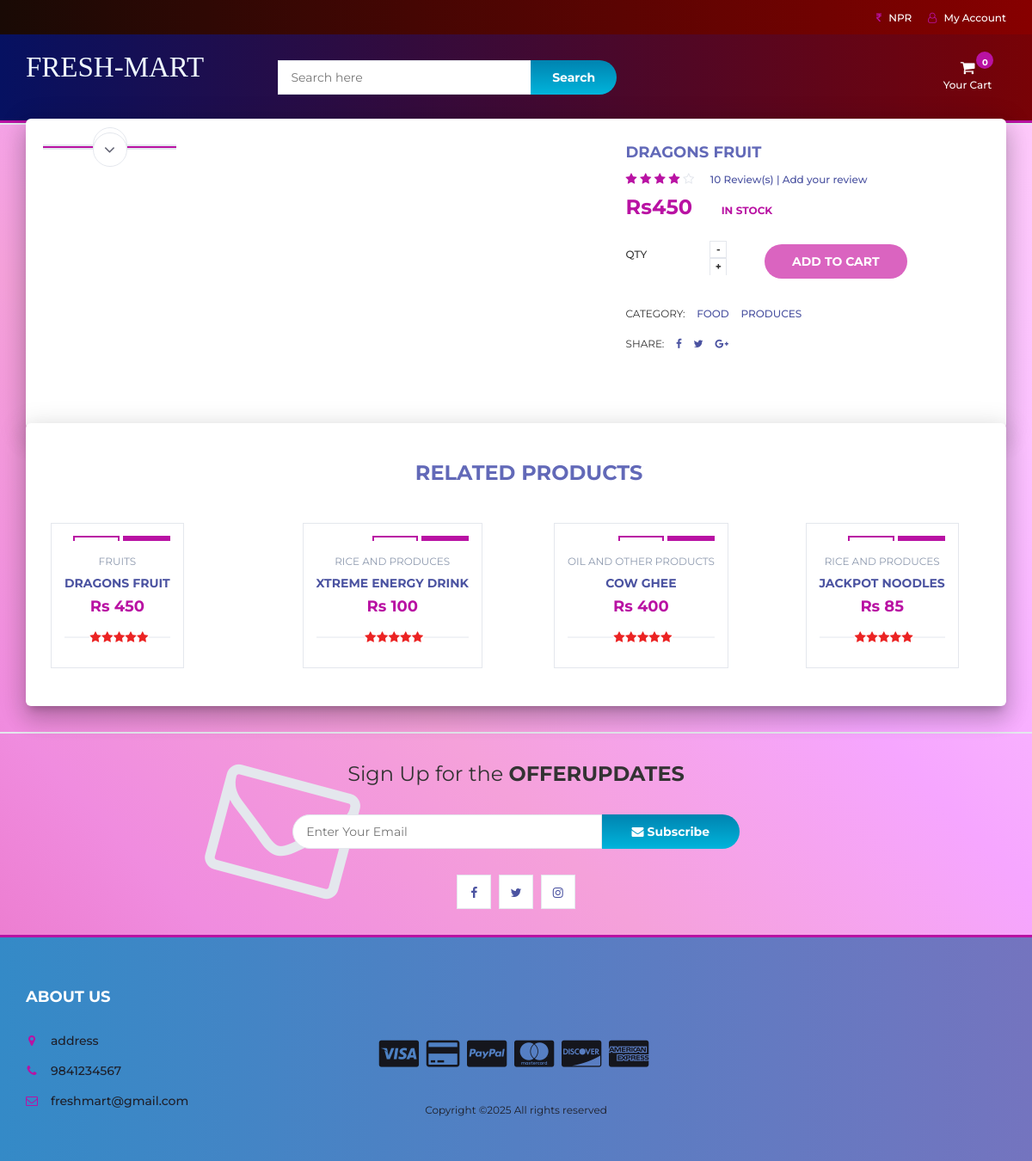
Page /product.php?p=59 on the committed database.
### tables this page shows
CREATE TABLE `products` (
  `product_id` int(100) NOT NULL,
  `product_cat` int(100) NOT NULL,
  `product_title` varchar(255) NOT NULL,
  `product_price` int(100) NOT NULL,
  `product_desc` text NOT NULL,
  `product_image` text NOT NULL,
  `product_keywords` text NOT NULL
);

CREATE TABLE `categories` (
  `cat_id` int(100) NOT NULL,
  `cat_title` text NOT NULL
);

### product.php (the view, shortened to what this page needs)
<?php
include "header.php";
?>
		<div class="section main main-raised">
			<div class="container">
				<div class="row">
					<?php
								include 'db.php';
								$product_id = $_GET['p'];
								$sql = " SELECT * FROM products WHERE product_id = $product_id";
								$result = mysqli_query($con, $sql);
								if (mysqli_num_rows($result) > 0)
								{
									while($row = mysqli_fetch_assoc($result))
									{
									echo '
                                <div class="col-md-5 col-md-push-2">
                                <div id="product-main-img">
                                    <div class="product-preview">
                                        <img src="product_images/'.$row['product_image'].'" alt="">
                                    </div>
                                    <div class="product-preview">
                                        <img src="product_images/'.$row['product_image'].'" alt="">
                                    </div>
                                    <div class="product-preview">
                                        <img src="product_images/'.$row['product_image'].'" alt="">
                                    </div>
                                    <div class="product-preview">
                                        <img src="product_images/'.$row['product_image'].'" alt="">
                                    </div>
                                </div>
                            </div>
                                <div class="col-md-2  col-md-pull-5">
                                <div id="product-imgs">
                                    <div class="product-preview">
                                        <img src="product_images/'.$row['product_image'].'" alt="">
                                    </div>
                                    <div class="product-preview">
                                        <img src="product_images/'.$row['product_image'].'" alt="">
                                    </div>
                                    <div class="product-preview">
                                        <img src="product_images/'.$row['product_image'].'g" alt="">
                                    </div>
                                    <div class="product-preview">
                                        <img src="product_images/'.$row['product_image'].'" alt="">
                                    </div>
                                </div>
                            </div>
									';
									?>
									<?php
									echo '
                    <div class="col-md-5">
						<div class="product-details">
							<h2 class="product-name">'.$row['product_title'].'</h2>
							<div>
								<div class="product-rating">
									<i class="fa fa-star"></i>
									<i class="fa fa-star"></i>
									<i class="fa fa-star"></i>
									<i class="fa fa-star"></i>
									<i class="fa fa-star-o"></i>
								</div>
								<a class="review-link" href="#review-form">10 Review(s) | Add your review</a>
							</div>
							<div>
								<h3 class="product-price">Rs'.$row['product_price'].'</h3>
								<span class="product-available">In Stock</span>
							</div>
							<div class="add-to-cart">
								<div class="qty-label">
									Qty
									<div class="input-number">
										<span class="qty-up">+</span>
										<span class="qty-down">-</span>
									</div>
								</div>
								<div class="btn-group" style="margin-left: 25px; margin-top: 15px">
								<button class="add-to-cart-btn" pid="'.$row['product_id'].'"  id="product" ><i class="fa fa-shopping-cart"></i> add to cart</button>
                                </div>
							</div>
							<ul class="product-links">
								<li>Category:</li>
								<li><a href="#">food</a></li>
								<li><a href="#">produces</a></li>
							</ul>
							<ul class="product-links">
								<li>Share:</li>
								<li><a href="#"><i class="fa fa-facebook"></i></a></li>
								<li><a href="#"><i class="fa fa-twitter"></i></a></li>
								<li><a href="#"><i class="fa fa-google-plus"></i></a></li>
							</ul>
						</div>
					</div>
					<div class="col-md-12">
						</div>
					</div>
				</div>
			</div>
		<div class="section main main-raised">
			<div class="container">
				<div class="row">
					<div class="col-md-12">
						<div class="section-title text-center">
							<h3 class="title">Related Products</h3>
						</div>
					</div>
                    ';
									}
								}
								?>
								<?php
                    include 'db.php';
								$product_id = $_GET['p'];
					$product_query = "SELECT * FROM products,categories WHERE product_cat=cat_id AND product_id BETWEEN $product_id AND $product_id+3";
                $run_query = mysqli_query($con,$product_query);
                if(mysqli_num_rows($run_query) > 0){
                    while($row = mysqli_fetch_array($run_query)){
                        $pro_id    = $row['product_id'];
                        $pro_title = $row['product_title'];
                        $pro_price = $row['product_price'];
                        $pro_image = $row['product_image'];
                        $cat_name = $row["cat_title"];
                        echo "
                                <div class='col-md-3 col-xs-6'>
								<a href='product.php?p=$pro_id'><div class='product'>
									<div class='product-img'>
										<img src='product_images/$pro_image' style='max-height: 170px;' alt=''>
										<div class='product-label'>
											<span class='sale'>-30%</span>
											<span class='new'>NEW</span>
										</div>
									</div></a>
									<div class='product-body'>
										<p class='product-category'>$cat_name</p>
										<h3 class='product-name header-cart-item-name'><a href='product.php?p=$pro_id'>$pro_title</a></h3>
										<h4 class='product-price header-cart-item-info'>Rs $pro_price</h4>
										<div class='product-rating'>
											<i class='fa fa-star'></i>
											<i class='fa fa-star'></i>
											<i class='fa fa-star'></i>
											<i class='fa fa-star'></i>
											<i class='fa fa-star'></i>
										</div>
									</div>
									<div class='add-to-cart'>
										<button pid='$pro_id' id='product' class='add-to-cart-btn' href='#'><i class='fa fa-shopping-cart'></i> add to cart</button>
									</div>
								</div>
                                </div>
			";
		}
}
?>
<?php
include "newslettter.php";
include "footer.php";
?>

### header.php (shortened to what this page needs)
<!DOCTYPE html>
<html lang="en">
	<head>
		<link type="text/css" rel="stylesheet" href="css/bootstrap.min.css"/>
		<link type="text/css" rel="stylesheet" href="css/slick.css"/>
		<link type="text/css" rel="stylesheet" href="css/slick-theme.css"/>
		<link type="text/css" rel="stylesheet" href="css/nouislider.min.css"/>
		<link rel="stylesheet" href="css/font-awesome.min.css">
		<link type="text/css" rel="stylesheet" href="css/style.css"/>
		<link type="text/css" rel="stylesheet" href="css/accountbtn.css"/>
    </head>
	<body>
		<header>
			<div id="top-header">
				<div class="container">
					<ul class="header-links pull-right">
						<li><a href="#"><i class="fa fa-inr"></i> NPR</a></li>
						<li><?php
                             include "db.php";
                            if(isset($_SESSION["uid"])){
                                $sql = "SELECT first_name FROM user_info WHERE user_id='$_SESSION[uid]'";
                                $query = mysqli_query($con,$sql);
                                $row=mysqli_fetch_array($query);
                                echo '
                               <div class="dropdownn">
                                  <a href="#" class="dropdownn" data-toggle="modal" data-target="#myModal" ><i class="fa fa-user-o"></i> HI '.$row["first_name"].'</a>
                                  <div class="dropdownn-content">
                                    <a href="" data-toggle="modal" data-target="#profile"><i class="fa fa-user-circle" aria-hidden="true" ></i>My Profile</a>
                                    <a href="logout.php"  ><i class="fa fa-sign-in" aria-hidden="true"></i>Log out</a>
                                  </div>
                                </div>';
                            }else{
                                echo '
                                <div class="dropdownn">
                                  <a href="#" class="dropdownn" data-toggle="modal" data-target="#myModal" ><i class="fa fa-user-o"></i> My Account</a>
                                  <div class="dropdownn-content">
                                    <a href="" data-toggle="modal" data-target="#Modal_login"><i class="fa fa-sign-in" aria-hidden="true" ></i>Login</a>
                                    <a href="" data-toggle="modal" data-target="#Modal_register"><i class="fa fa-user-plus" aria-hidden="true"></i>Register</a>
                                  </div>
                                </div>';
                            }
                                             ?>
                                </li>
					</ul>
				</div>
			</div>
			<div id="header">
				<div class="container">
					<div class="row">
						<div class="col-md-3">
							<div class="header-logo">
								<a href="index.php" class="logo">
								<font style="font-style:normal; font-size: 33px;color: aliceblue;font-family: serif">
                                        FRESH-MART
                                    </font>
								</a>
							</div>
						</div>
						<div class="col-md-6">
							<div class="header-search">
								<form>
									<input class="input" id="search" type="text" placeholder="Search here">
									<button type="submit" id="search_btn" class="search-btn">Search</button>
								</form>
							</div>
						</div>
						<div class="col-md-3 clearfix">
							<div class="header-ctn">
								<div class="dropdown">
									<a class="dropdown-toggle" data-toggle="dropdown" aria-expanded="true">
										<i class="fa fa-shopping-cart"></i>
										<span>Your Cart</span>
										<div class="badge qty">0</div>
									</a>
									</div>
							</div>
						</div>
					</div>
				</div>
			</div>
		</header>

### newslettter.php (shortened to what this page needs)
      <div id="newsletter" class="section">
	<div class="container">
		<div class="row">
			<div class="col-md-12">
				<div class="newsletter">
					<p>Sign Up for the <strong>OFFERUPDATES</strong></p>
					<form id="offer_form" onsubmit="return false">
						<input class="input" type="email" id="email" name="email" placeholder="Enter Your Email">
						<button class="newsletter-btn" value="Sign Up" name="signup_button" type="submit"><i class="fa fa-envelope"></i> Subscribe</button>
					</form>
					<ul class="newsletter-follow">
						<li>
							<a href="#"><i class="fa fa-facebook"></i></a>
						</li>
						<li>
							<a href="#"><i class="fa fa-twitter"></i></a>
						</li>
						<li>
							<a href="#"><i class="fa fa-instagram"></i></a>
						</li>
					</ul>
				</div>
			</div>
		</div>
	</div>
</div>

### footer.php (shortened to what this page needs)
<footer id="footer">
			<div class="section">
				<div class="container">
					<div class="row">
						<div class="col-md-3 col-xs-6">
							<div class="footer">
								<h3 class="footer-title">About Us</h3>
								<ul class="footer-links">
									<li><a href="#"><i class="fa fa-map-marker"></i>address</a></li>
									<li><a href="#"><i class="fa fa-phone"></i>9841234567</a></li>
									<li><a href="#"><i class="fa fa-envelope-o"></i>freshmart@gmail.com</a></li>
								</ul>
							</div>
						</div>
						<div class="col-md-6 text-center" style="margin-top:80px;">
							<ul class="footer-payments">
								<li><a href="#"><i class="fa fa-cc-visa"></i></a></li>
								<li><a href="#"><i class="fa fa-credit-card"></i></a></li>
								<li><a href="#"><i class="fa fa-cc-paypal"></i></a></li>
								<li><a href="#"><i class="fa fa-cc-mastercard"></i></a></li>
								<li><a href="#"><i class="fa fa-cc-discover"></i></a></li>
								<li><a href="#"><i class="fa fa-cc-amex"></i></a></li>
							</ul>
							<span class="copyright">
								Copyright &copy;<script>document.write(new Date().getFullYear());</script> All rights reserved
							</span>
						</div>
					</div>
				</div>
			</div>
		</footer>

### css/accountbtn.css (style rules this page uses)
.dropdownn { position: relative; display: inline-block; }

### header.php (style rules this page uses)
#header { background: #780206; background: -webkit-linear-gradient(to right, #061161, #780206); background: linear-gradient(to right, #061161, #780206); }
#top-header { background: #870000; background: -webkit-linear-gradient(to right, #190A05, #870000); background: linear-gradient(to right, #190A05, #870000); }
#footer { background: #7474BF; background: -webkit-linear-gradient(to right, #348AC7, #7474BF); background: linear-gradient(to right, #348AC7, #7474BF); color: #1E1F29; }
.footer-links li a { color: #1E1F29; }

### rows in the picture
products: product_title "DRAGONS FRUIT", product_price "450", categories.cat_title "FRUITS"
products: categories.cat_title "RICE AND PRODUCES", product_title "XTREME ENERGY DRINK", product_price "100"
products: categories.cat_title "OIL AND OTHER PRODUCTS", product_title "COW GHEE", product_price "400"
products: categories.cat_title "RICE AND PRODUCES", product_title "JACKPOT NOODLES", product_price "85"
